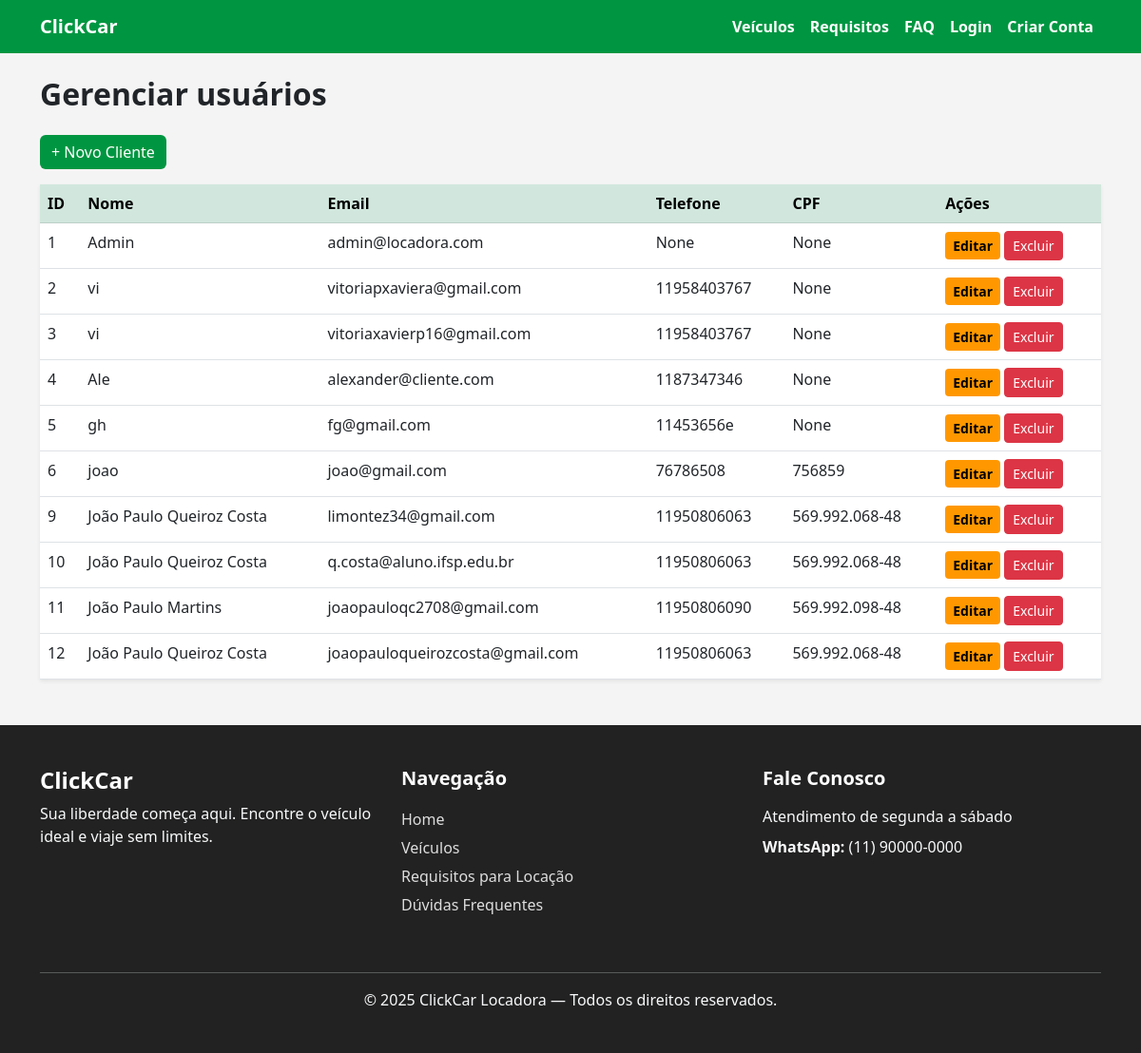
Page /admin/usuario on the earlier database version.
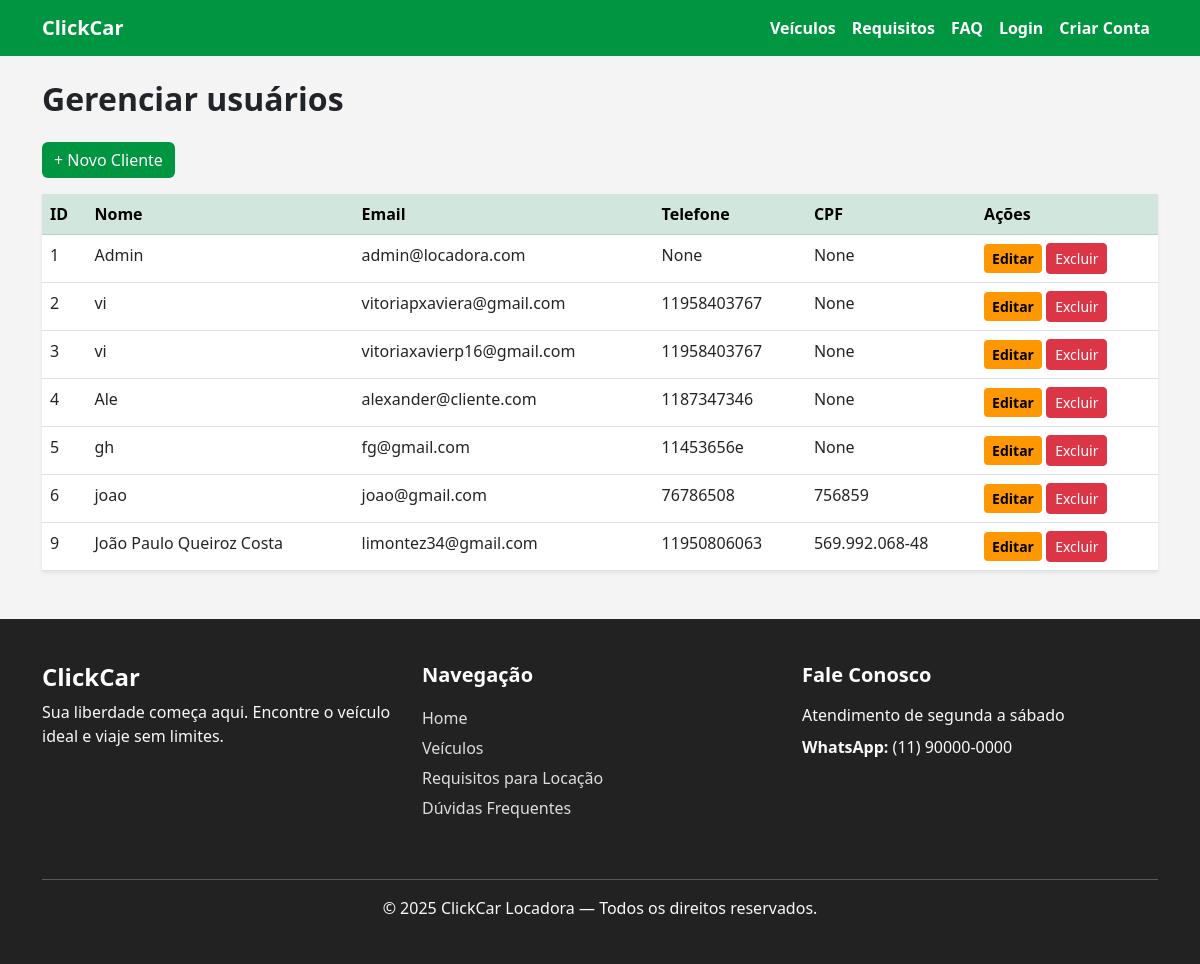
Same page on the later database version.
### models/models.py (models this page shows, shortened)
class Usuario(UserMixin, db.Model):
    __tablename__ = 'usuarios'
    id = db.Column(db.Integer, primary_key=True)
    nome = db.Column(db.String(150), nullable=False)
    email = db.Column(db.String(120), unique=True, nullable=False)
    senha_hash = db.Column(db.String(200), nullable=False)
    perfil_id = db.Column(db.Integer, db.ForeignKey(
        'perfis.id'), nullable=False)
    telefone = db.Column(db.String(20))
    cpf = db.Column(db.String(20))
    endereco = db.Column(db.String(255))
    criado_em = db.Column(db.DateTime, default=datetime.utcnow)
    email_verificado = db.Column(db.Boolean, default=False)
    codigo_verificacao = db.Column(db.String(6))
    tokens = db.relationship('Token', backref='usuarios',
                             lazy=True, cascade="all, delete-orphan")
    reservas = db.relationship(
        'Reserva',
        backref='usuario',
        cascade="all, delete-orphan"
    )

### controllers/controller.py (the view)
@main.route("/admin/usuario")
def admin_usuario_page():
    db = SessionLocal()
    usuarios = db.query(Usuario).all()
    return render_template("admin/users/list.html", usuarios=usuarios)

### templates/admin/users/list.html (shortened to what this page needs)
{% extends 'base.html' %}
{% block content %}
<h2 class="fw-bold mb-4">Gerenciar usuários</h2>
<a href="{{ url_for('main.admin_novo_cliente') }}" class="btn btn-primary mb-3">+ Novo Cliente</a>
<table class="table table-hover shadow-sm bg-white">
    <thead class="table-success">
        <tr>
            <th>ID</th>
            <th>Nome</th>
            <th>Email</th>
            <th>Telefone</th>
            <th>CPF</th>
            <th>Ações</th>
        </tr>
    </thead>
    <tbody>
        {% for u in usuarios %}
        <tr>
            <td>{{ u.id }}</td>
            <td>{{ u.nome }}</td>
            <td>{{ u.email }}</td>
            <td>{{ u.telefone }}</td>
            <td>{{ u.cpf }}</td>
            <td>
                <a href="{{ url_for('main.edit_user',user_id=u.id) }}" class="btn btn-warning btn-sm">Editar</a>
                <a href="{{ url_for('main.admin_excluir_usuario', user_id=u.id) }}"
                   onclick="return confirm('Excluir cliente?')"
                   class="btn btn-danger btn-sm">Excluir</a>
            </td>
        </tr>
        {% endfor %}
    </tbody>
</table>
{% endblock %}

### templates/base.html (shortened to what this page needs)
<!DOCTYPE html>
<html lang="pt-br">
<head>
    <link rel="stylesheet" href="{{ url_for('static', filename='css/style.css') }}">
    <link href="https://cdn.jsdelivr.net/npm/bootstrap@5.3.0/dist/css/bootstrap.min.css" rel="stylesheet">
</head>
<body>
<nav class="navbar navbar-expand-lg">
    <div class="container">
        <a class="navbar-brand" href="{{ url_for('main.index') }}">ClickCar</a>
        <div class="collapse navbar-collapse" id="menu">
            <ul class="navbar-nav ms-auto">
                <li class="nav-item">
                    <a class="nav-link" href="{{ url_for('main.listar_veiculos') }}">Veículos</a>
                </li>
                <li class="nav-item">
                    <a class="nav-link" href="{{ url_for('main.requisitos') }}">Requisitos</a>
                </li>
                <li class="nav-item">
                    <a class="nav-link" href="{{ url_for('main.faq') }}">FAQ</a>
                </li>
                {% if current_user.is_authenticated %}
                    {% if current_user.perfil.nome_perfil == 'Cliente' %}
                        <li class="nav-item">
                            <a class="nav-link" href="{{ url_for('main.customer_dashboard') }}">Minha Área</a>
                        </li>
                    {% elif current_user.perfil.nome_perfil == 'Admin' %}
                        <li class="nav-item dropdown">
                            <a class="nav-link dropdown-toggle" href="#" role="button" data-bs-toggle="dropdown">
                                Admin
                            </a>
                            <ul class="dropdown-menu">
                                <li><a class="dropdown-item" href="{{ url_for('main.admin_listar_veiculos') }}">Gerenciar Veículos</a></li>
                                <li><a class="dropdown-item" href="{{ url_for('main.admin_listar_tipos') }}">Tipos de Veículo</a></li>
                                <li><a class="dropdown-item" href="{{ url_for('main.admin_listar_clientes') }}">Clientes</a></li>
                            </ul>
                        </li>
                    {% endif %}
                    <li class="nav-item">
                        <a class="nav-link" href="{{ url_for('main.logout') }}">Sair</a>
                    </li>
                {% else %}
                    <li class="nav-item">
                        <a class="nav-link" href="{{ url_for('main.login') }}">Login</a>
                    </li>
                    <li class="nav-item">
                        <a class="nav-link" href="{{ url_for('main.register') }}">Criar Conta</a>
                    </li>
                {% endif %}
            </ul>
        </div>
    </div>
</nav>
<div class="container mt-4">
    {% block content %}{% endblock %}
</div>
<footer class="footer mt-5">
    <div class="container py-4">
        <div class="row text-center text-md-start">
            <div class="col-md-4 mb-4">
                <h4 class="fw-bold text-white">ClickCar</h4>
                <p class="text-light">
                    Sua liberdade começa aqui.
                    Encontre o veículo ideal e viaje sem limites.
                </p>
            </div>
            <div class="col-md-4 mb-4">
                <h5 class="fw-bold text-white mb-3">Navegação</h5>
                <ul class="list-unstyled">
                    <li><a href="{{ url_for('main.index') }}" class="footer-link">Home</a></li>
                    <li><a href="{{ url_for('main.listar_veiculos') }}" class="footer-link">Veículos</a></li>
                    <li><a href="{{ url_for('main.requisitos') }}" class="footer-link">Requisitos para Locação</a></li>
                    <li><a href="{{ url_for('main.faq') }}" class="footer-link">Dúvidas Frequentes</a></li>
                </ul>
            </div>
            <div class="col-md-4 mb-4">
                <h5 class="fw-bold text-white mb-3">Fale Conosco</h5>
                <p class="text-light mb-2">Atendimento de segunda a sábado</p>
                <p class="text-light"><strong>WhatsApp:</strong> (11) 90000-0000</p>
            </div>
        </div>
        <hr class="text-light">
        <p class="text-center text-light mb-0">
            © 2025 ClickCar Locadora — Todos os direitos reservados.
        </p>
    </div>
</footer>
</body>
</html>

### static/css/style.css (style rules this page uses)
.footer { background: #222; color: #eee; }
.footer-link { color: #ddd; text-decoration: none; display: block; padding: 3px 0; }

### templates/base.html (style rules this page uses)
:root { --primary-green: #009641; --yellow: #ff9800; --light-gray: #F4F4F4; --dark: #333; }
body { background-color: var(--light-gray); }
.navbar { background-color: var(--primary-green) !important; }
.navbar-brand, .nav-link, .navbar-text { color: white !important; font-weight: 600; }
.btn-primary { background-color: var(--primary-green); border: none; }
.btn-warning { background-color: var(--yellow); color: black; border: none; font-weight: 600; }
footer { margin-top: 40px; padding: 20px; background: var(--dark); color: white; text-align: center; }

Differences in the rows shown:
removed Usuario: id "10", nome "João Paulo Queiroz Costa", email "q.costa@aluno.ifsp.edu.br", telefone "11950806063", cpf "569.992.068-48"
removed Usuario: id "11", nome "João Paulo Martins", email "joaopauloqc2708@gmail.com", telefone "11950806090", cpf "569.992.098-48"
removed Usuario: id "12", nome "João Paulo Queiroz Costa", email "joaopauloqueirozcosta@gmail.com", telefone "11950806063", cpf "569.992.068-48"
